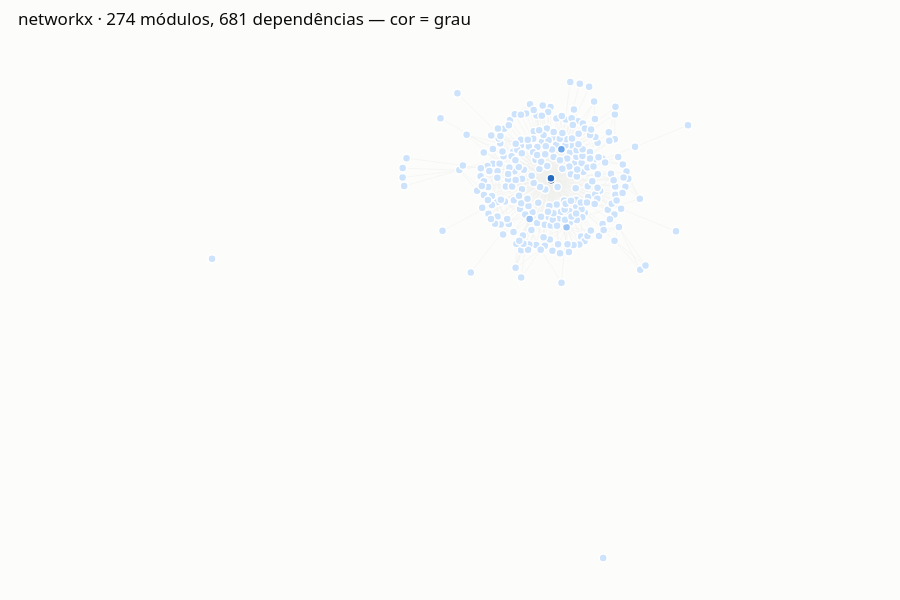

This figure's notebook cell:
### Markdown cell above
### O grafo inteiro

Antes de saber a resposta: aqui está o pacote todo, colorido por **grau**. Quanto mais escuro, mais vizinhos. Tente achar os sete do núcleo.

### Code cell
POS = nx.spring_layout(G, seed=42, k=0.15, iterations=80)
nos = list(G.nodes())
hover_G = [f"<b>{curto(n)}</b><br>grau = {grau[n]}<br>coreness = {core[n]}" for n in nos]

figura_rede([traco_arestas(G, POS, largura=0.5, opacidade=0.35),
             traco_nos(G, POS, rampa_azul([grau[n] for n in nos]), 8, hover_G, rotulos=False)],
            f"{pacote} · {G.number_of_nodes()} módulos, {G.number_of_edges()} dependências — cor = grau",
            altura=600).show()

print("os 6 módulos de maior grau:")
for v in sorted(G, key=lambda v: -grau[v])[:6]:
    print(f"   {curto(v):<22} grau {grau[v]:>4}   coreness {core[v]}"
          f"{'   <-- núcleo' if core[v] == d else ''}")

### Figure 1 — Plotly figure (JSON) as saved in the notebook; plotly's stock layout.template omitted (floating-point values rounded to 4 significant figures; data arrays with more than 128 entries replaced by an {"elided": "..."} marker saying what was removed)
{"data": [{"hoverinfo": "skip", "line": {"color": "#d9d8d2", "width": 0.5}, "mode": "lines", "opacity": 0.35, "showlegend": false, "type": "scatter", "x": {"elided": "2043 float values"}, "y": {"elided": "2043 float values"}}, {"hoverinfo": "text", "hovertext": {"elided": "274 str values"}, "marker": {"color": {"elided": "274 str values"}, "line": {"color": "#ffffff", "width": 1.5}, "size": 8}, "mode": "markers", "showlegend": false, "textfont": {"color": {"elided": "274 str values"}, "size": 11}, "textposition": "middle center", "type": "scatter", "x": {"elided": "274 float values"}, "y": {"elided": "274 float values"}}], "layout": {"font": {"color": "#52514e", "family": "system-ui, sans-serif", "size": 13}, "height": 600, "hovermode": "closest", "margin": {"b": 10, "l": 10, "r": 10, "t": 50}, "paper_bgcolor": "#fcfcfb", "plot_bgcolor": "#fcfcfb", "title": {"font": {"color": "#0b0b0b", "size": 17}, "text": "networkx · 274 módulos, 681 dependências — cor = grau", "x": 0.02}, "xaxis": {"visible": false}, "yaxis": {"scaleanchor": "x", "scaleratio": 1, "visible": false}}}
